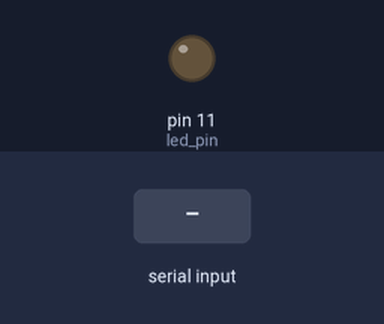
A sketch run on a simulated Arduino Uno, built with avr-gcc and run on an emulated ATmega328P. Shown: output pins drawn as LEDs (lit = HIGH). The test bench sets the inputs (shaded band). No radio packets arrive unless stated; what the sketch prints to the serial monitor is not drawn.

Above: at 1.2 s.
1.3 s: "1" received over Serial
Timing chart, 0 to 4.3 s (numbered marks = the images above; inputs shaded):
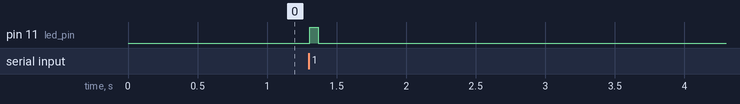

Measured:
- after the input at 1.3 s, pin 11 (led_pin): LOW → HIGH at once, → LOW 0.06 s later

The sketch:

txvw.ino
```cpp
#include <VirtualWire.h>

const int led_pin = 11;
const int transmit_pin = 12;
const int receive_pin = 2;
const int transmit_en_pin = 3;
char cadena[500]; //Creamos un array que almacenará los caracteres que escribiremos en la consola del PC. Le asignamos  un tope de caracteres, en este caso 30
byte posicion=0;  //Variable para cambiar la posición de los caracteres del array
int valor=0;  //Variable del valor entero

void setup()
{
    Serial.begin(9600);
    Serial.println("Tx envio de datos de virtualwire");
    Serial.println("Codigo de ejemplo de lectura de char");
    Serial.println("Codigo modificado por RedoDc.");
    // Initialise the IO and ISR
    vw_set_tx_pin(transmit_pin);
    vw_set_rx_pin(receive_pin);
    vw_set_ptt_pin(transmit_en_pin);
    vw_set_ptt_inverted(true); // Required for DR3100
    vw_setup(2000);       // Bits per sec
    pinMode(led_pin, OUTPUT);
}

byte count = 1;

void loop()
{
  leercadena();
  if (valor !=0){
  digitalWrite(led_pin, HIGH); // Flash a light to show transmitting
  vw_send((uint8_t *)cadena, valor);
  vw_wait_tx(); // Wait until the whole message is gone
  digitalWrite(led_pin, LOW);
  delay(100);
  valor=0;
  }
}

void leercadena(){
if(Serial.available()) //Nos dice si hay datos dentro del buffer
  {
    memset(cadena, 0,sizeof(cadena));//memset borra el contenido del array  "cadena" desde la posición 0 hasta el final sizeof

    while(Serial.available()>0) //Mientras haya datos en el buffer ejecuta la función
    {
      delay(5); //Poner un pequeño delay para mejorar la recepción de datos
      cadena[posicion]=Serial.read();//Lee un carácter del string "cadena" de la "posicion", luego lee el siguiente carácter con "posicion++"
      posicion++;
    }

    valor=(posicion);//Convertimos la cadena de caracteres en enteros
    Serial.print("Tx: ");
    Serial.print(cadena);//Imprimimos el valor
    Serial.print(" [(DEBUG INFO) len  ");
    Serial.print(posicion);
    Serial.println("]");
    posicion=0;//Ponemos la posicion a 0
    }
  }
```
